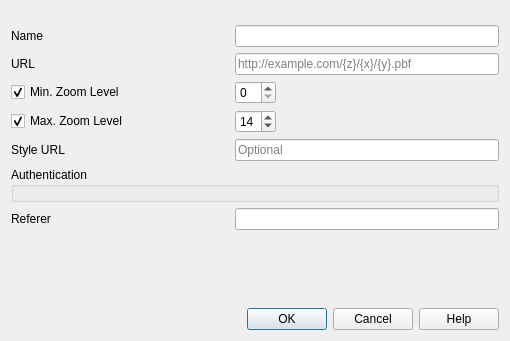
<?xml version="1.0" encoding="UTF-8"?>
<ui version="4.0">
 <class>QgsVectorTileConnectionDialog</class>
 <widget class="QDialog" name="QgsVectorTileConnectionDialog">
  <property name="geometry">
   <rect>
    <x>0</x>
    <y>0</y>
    <width>510</width>
    <height>341</height>
   </rect>
  </property>
  <property name="windowTitle">
   <string>Vector Tiles Connection</string>
  </property>
  <layout class="QVBoxLayout" name="verticalLayout">
   <property name="topMargin">
    <number>25</number>
   </property>
   <item>
    <layout class="QGridLayout" name="gridLayout_2">
     <item row="1" column="0">
      <widget class="QLabel" name="label_2">
       <property name="text">
        <string>URL</string>
       </property>
      </widget>
     </item>
     <item row="1" column="1" colspan="2">
      <widget class="QLineEdit" name="mEditUrl">
       <property name="toolTip">
        <string>URL of the connection, {x}, {y}, and {z} will be replaced with actual values. Use {-y} for inverted y axis.</string>
       </property>
       <property name="placeholderText">
        <string>http://example.com/{z}/{x}/{y}.pbf</string>
       </property>
      </widget>
     </item>
     <item row="6" column="1" colspan="2">
      <widget class="QLineEdit" name="mEditReferer">
       <property name="toolTip">
        <string>Optional custom referer</string>
       </property>
      </widget>
     </item>
     <item row="4" column="0">
      <widget class="QLabel" name="label_3">
       <property name="text">
        <string>Style URL</string>
       </property>
      </widget>
     </item>
     <item row="0" column="0">
      <widget class="QLabel" name="label">
       <property name="text">
        <string>Name</string>
       </property>
      </widget>
     </item>
     <item row="2" column="1">
      <widget class="QgsSpinBox" name="mSpinZMin">
       <property name="sizePolicy">
        <sizepolicy hsizetype="Maximum" vsizetype="Fixed">
         <horstretch>0</horstretch>
         <verstretch>0</verstretch>
        </sizepolicy>
       </property>
      </widget>
     </item>
     <item row="3" column="0">
      <widget class="QCheckBox" name="mCheckBoxZMax">
       <property name="text">
        <string>Max. Zoom Level</string>
       </property>
       <property name="checked">
        <bool>true</bool>
       </property>
      </widget>
     </item>
     <item row="3" column="1">
      <widget class="QgsSpinBox" name="mSpinZMax">
       <property name="sizePolicy">
        <sizepolicy hsizetype="Maximum" vsizetype="Fixed">
         <horstretch>0</horstretch>
         <verstretch>0</verstretch>
        </sizepolicy>
       </property>
       <property name="value">
        <number>14</number>
       </property>
      </widget>
     </item>
     <item row="2" column="0">
      <widget class="QCheckBox" name="mCheckBoxZMin">
       <property name="text">
        <string>Min. Zoom Level</string>
       </property>
       <property name="checked">
        <bool>true</bool>
       </property>
      </widget>
     </item>
     <item row="0" column="1" colspan="2">
      <widget class="QLineEdit" name="mEditName">
       <property name="toolTip">
        <string>Name of the new connection</string>
       </property>
      </widget>
     </item>
     <item row="6" column="0">
      <widget class="QLabel" name="lblReferer">
       <property name="text">
        <string>Referer</string>
       </property>
       <property name="buddy">
        <cstring>mEditReferer</cstring>
       </property>
      </widget>
     </item>
     <item row="4" column="1" colspan="2">
      <widget class="QLineEdit" name="mEditStyleUrl">
       <property name="toolTip">
        <string>If specified, the layer will be automatically styled using styling JSON from the entered URL.</string>
       </property>
       <property name="placeholderText">
        <string>Optional</string>
       </property>
       <property name="clearButtonEnabled">
        <bool>true</bool>
       </property>
      </widget>
     </item>
     <item row="5" column="0" colspan="3">
      <widget class="QGroupBox" name="mAuthGroupBox">
       <property name="title">
        <string>Authentication</string>
       </property>
       <layout class="QVBoxLayout" name="verticalLayout_3">
        <property name="leftMargin">
         <number>6</number>
        </property>
        <property name="topMargin">
         <number>6</number>
        </property>
        <property name="rightMargin">
         <number>6</number>
        </property>
        <property name="bottomMargin">
         <number>6</number>
        </property>
        <item>
         <widget class="QgsAuthSettingsWidget" name="mAuthSettings" native="true"/>
        </item>
       </layout>
      </widget>
     </item>
    </layout>
   </item>
   <item>
    <spacer name="verticalSpacer">
     <property name="orientation">
      <enum>Qt::Vertical</enum>
     </property>
     <property name="sizeHint" stdset="0">
      <size>
       <width>20</width>
       <height>0</height>
      </size>
     </property>
    </spacer>
   </item>
   <item>
    <widget class="QDialogButtonBox" name="buttonBox">
     <property name="orientation">
      <enum>Qt::Horizontal</enum>
     </property>
     <property name="standardButtons">
      <set>QDialogButtonBox::Cancel|QDialogButtonBox::Help|QDialogButtonBox::Ok</set>
     </property>
    </widget>
   </item>
  </layout>
 </widget>
 <customwidgets>
  <customwidget>
   <class>QgsSpinBox</class>
   <extends>QSpinBox</extends>
   <header>qgsspinbox.h</header>
  </customwidget>
  <customwidget>
   <class>QgsAuthSettingsWidget</class>
   <extends>QWidget</extends>
   <header>qgsauthsettingswidget.h</header>
   <container>1</container>
  </customwidget>
 </customwidgets>
 <resources/>
 <connections>
  <connection>
   <sender>buttonBox</sender>
   <signal>accepted()</signal>
   <receiver>QgsVectorTileConnectionDialog</receiver>
   <slot>accept()</slot>
   <hints>
    <hint type="sourcelabel">
     <x>224</x>
     <y>381</y>
    </hint>
    <hint type="destinationlabel">
     <x>157</x>
     <y>274</y>
    </hint>
   </hints>
  </connection>
  <connection>
   <sender>buttonBox</sender>
   <signal>rejected()</signal>
   <receiver>QgsVectorTileConnectionDialog</receiver>
   <slot>reject()</slot>
   <hints>
    <hint type="sourcelabel">
     <x>292</x>
     <y>387</y>
    </hint>
    <hint type="destinationlabel">
     <x>286</x>
     <y>274</y>
    </hint>
   </hints>
  </connection>
 </connections>
</ui>
